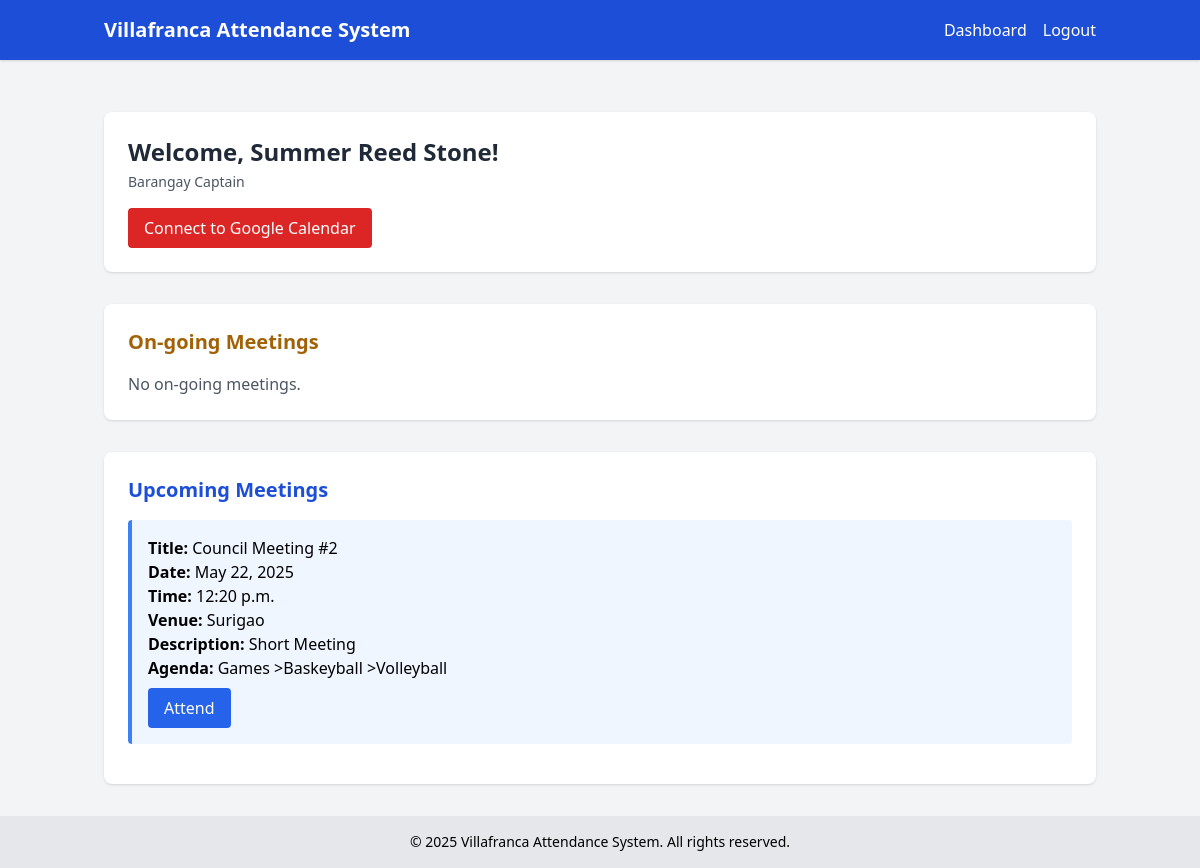
Page /users/dashboard/ (signed in) on the committed database.
### users/models.py (models this page shows, shortened)
class Profile(models.Model):
    user = models.OneToOneField(User, on_delete=models.CASCADE)
    middle_name = models.CharField(max_length=30)
    position = models.CharField(max_length=100)
    address = models.CharField(max_length=255)
    age = models.PositiveIntegerField()
    contact_number = models.CharField(max_length=15, unique=True)
    SEX_CHOICES = [
        ('Male', 'Male'),
        ('Female', 'Female'),
        ('Prefer not to say', 'Prefer not to say'),
    ]
    sex = models.CharField(max_length=20, choices=SEX_CHOICES)

### meetings/models.py (models this page shows, shortened)
class Meeting(models.Model):
    title = models.CharField(max_length=255)
    description = models.TextField()
    date = models.DateField()
    time = models.TimeField()
    venue = models.CharField(max_length=255)
    ended = models.BooleanField(default=False)
    google_event_id = models.CharField(max_length=256, blank=True, null=True)
    agenda = models.CharField(max_length=255)

### users/views.py (the view)
# urls.py: path('dashboard/', dashboard, name='dashboard'),
@login_required
def dashboard(request):
    current_time = localtime(now())
    ongoing_meetings = Meeting.objects.filter(
        ended=False,
        date=current_time.date(),
        time__lte=current_time.time()
    ).order_by('time')
    upcoming_meetings = Meeting.objects.filter(
        ended=False
    ).exclude(
        id__in=ongoing_meetings.values_list('id', flat=True)
    ).order_by('date', 'time')
    profile = getattr(request.user, 'profile', None)
    full_name = (
        f"{request.user.first_name} {profile.middle_name} {request.user.last_name}"
        if profile else f"{request.user.first_name} {request.user.last_name}".strip()
    ) or request.user.username
    attended_meetings = Attendance.objects.filter(user=request.user).values_list('meeting_id', flat=True)
    context = {
        'full_name': full_name,
        'is_admin': request.user.is_staff,
        'upcoming_meetings': upcoming_meetings,
        'ongoing_meetings': ongoing_meetings,
        'attended_meetings': attended_meetings,
        'position': profile.position if profile else '',
    }
    return render(request, 'users/dashboard.html', context)

### users/templates/users/dashboard.html (shortened to what this page needs)
{% extends 'base.html' %}
{% load static %}
{% block content %}
<div class="container mt-5 space-y-8">
  <div class="bg-white shadow rounded-lg p-6">
    <h2 class="text-2xl font-semibold text-gray-800">Welcome, {{ full_name }}!</h2>
    <p class="text-sm text-gray-600 mt-1">{{ position }}</p>
    <div class="mt-4">
      {% if request.session.credentials %}
        <p class="text-green-600 font-medium">✅ Google Calendar is connected.</p>
      {% else %}
        <a href="{% url 'authorize_google' %}" class="inline-block bg-red-600 hover:bg-red-700 text-white px-4 py-2 rounded">
          Connect to Google Calendar
        </a>
      {% endif %}
    </div>
  </div>
  <div class="bg-white shadow rounded-lg p-6">
    <h3 class="text-xl font-semibold text-yellow-700 mb-4">On-going Meetings</h3>
    {% if ongoing_meetings %}
      {% for meeting in ongoing_meetings %}
        <div class="mb-4 border-l-4 border-yellow-500 p-4 bg-yellow-50 rounded">
          <p><strong>Title:</strong> {{ meeting.title }}</p>
          <p><strong>Date:</strong> {{ meeting.date }}</p>
          <p><strong>Time:</strong> {{ meeting.time }}</p>
          <p><strong>Venue:</strong> {{ meeting.venue }}</p>
          <p><strong>Description:</strong> {{ meeting.description }}</p>
          <p><strong>Agenda:</strong> {{ meeting.agenda }}</p>
          {% if not is_admin %}
            <div class="mt-2">
              {% if meeting.id in attended_meetings %}
                <button class="bg-gray-400 text-white px-4 py-2 rounded" disabled>Attended</button>
              {% else %}
                <form method="post" action="{% url 'mark_attendance' meeting.id %}">
                  {% csrf_token %}
                  <button type="submit" class="bg-yellow-600 hover:bg-yellow-700 text-white px-4 py-2 rounded">
                    Attend
                  </button>
                </form>
              {% endif %}
            </div>
          {% endif %}
          {% if is_admin %}
            <form method="post" action="{% url 'end_meeting' meeting.id %}" class="mt-3">
              {% csrf_token %}
              <button type="submit" class="bg-red-600 hover:bg-red-700 text-white px-4 py-2 rounded">
                End Meeting
              </button>
            </form>
          {% endif %}
        </div>
      {% endfor %}
    {% else %}
      <p class="text-gray-600">No on-going meetings.</p>
    {% endif %}
  </div>
  <div class="bg-white shadow rounded-lg p-6">
    <h3 class="text-xl font-semibold text-blue-700 mb-4">Upcoming Meetings</h3>
    {% if upcoming_meetings %}
      {% for meeting in upcoming_meetings %}
        <div class="mb-4 border-l-4 border-blue-500 p-4 bg-blue-50 rounded">
          <p><strong>Title:</strong> {{ meeting.title }}</p>
          <p><strong>Date:</strong> {{ meeting.date }}</p>
          <p><strong>Time:</strong> {{ meeting.time }}</p>
          <p><strong>Venue:</strong> {{ meeting.venue }}</p>
          <p><strong>Description:</strong> {{ meeting.description }}</p>
          <p><strong>Agenda:</strong> {{ meeting.agenda }}</p>
          {% if not is_admin %}
            <div class="mt-2">
              {% if meeting.id in attended_meetings %}
                <button class="bg-gray-400 text-white px-4 py-2 rounded" disabled>Attended</button>
              {% else %}
                <form method="post" action="{% url 'mark_attendance' meeting.id %}">
                  <button type="submit" class="bg-blue-600 hover:bg-blue-700 text-white px-4 py-2 rounded">
                    Attend
                  </button>
                </form>
              {% endif %}
            </div>
          {% endif %}
        </div>
      {% endfor %}
    {% else %}
      <p class="text-gray-600">No upcoming meetings.</p>
    {% endif %}
  </div>
</div>
{% endblock %}

### rows in the picture
Profile: position "Barangay Captain"
Meeting: title "Council Meeting #2", date "May 22, 2025", time "12:20 p.m.", venue "Surigao", description "Short Meeting", agenda "Games >Baskeyball >Volleyball", shows "Attend"

### other values in the picture
{{ full_name }} "Summer Reed Stone"
{{ year|default:2025 }} "2025"
